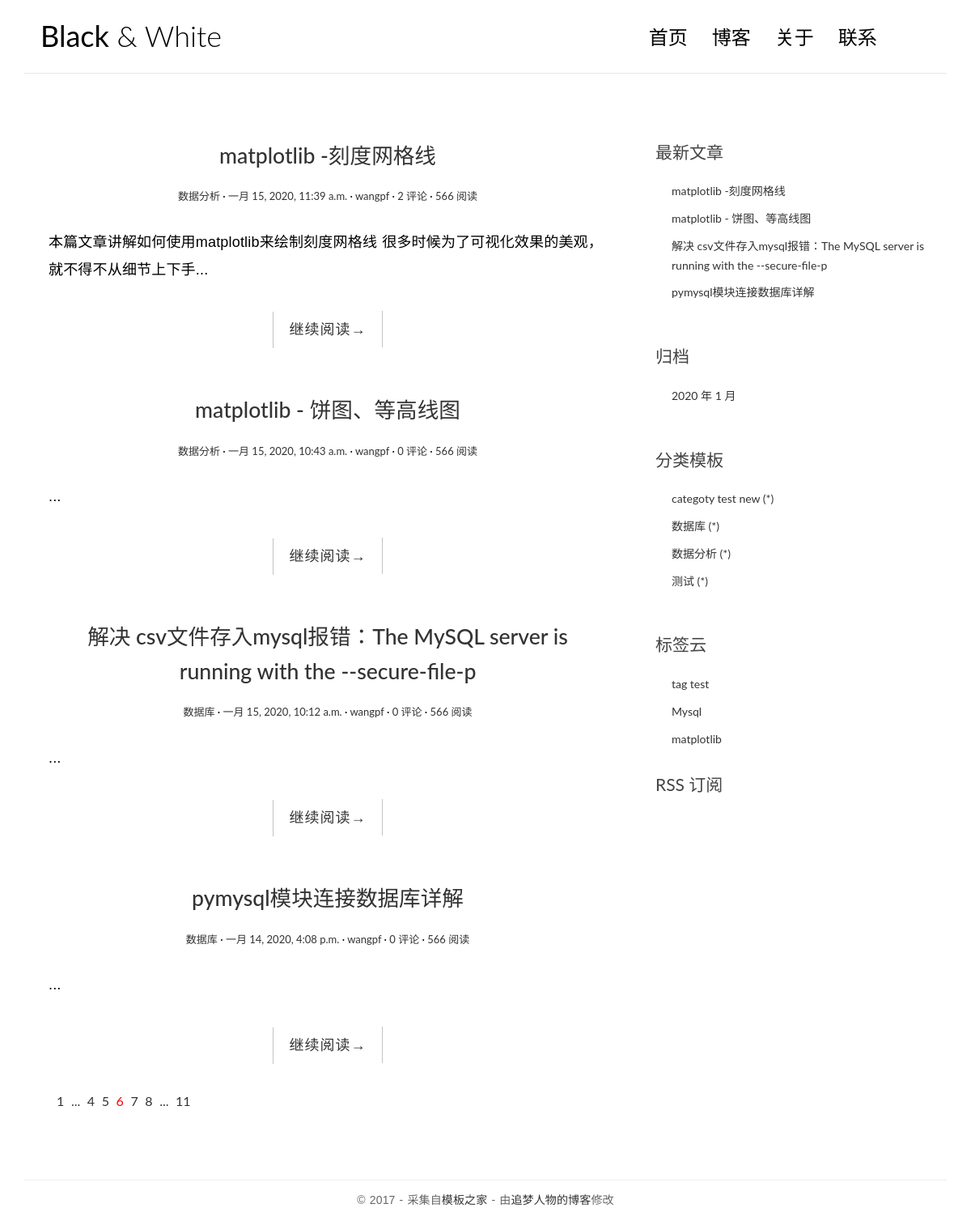
The page / on the database its author committed.
### blog/models.py (models this page shows, shortened)
class Post(models.Model):
    class Meta:
        verbose_name = '文章'
        verbose_name_plural = verbose_name
        ordering = ['-create_time']
    def get_absolute_url(self):
        return reverse('blog:detail',kwargs={'pk':self.pk})
    title = models.CharField('标题',max_length=70)
    body = models.TextField('正文')
    create_time = models.DateTimeField('创建时间',default=timezone.now)
    modified_time = models.DateTimeField('修改时间')
    excerpt = models.CharField('摘要',max_length=200,blank=True)
    categoty = models.ForeignKey(Categoty,verbose_name='分类',on_delete=models.CASCADE)
    tags = models.ManyToManyField(Tag,verbose_name='标签',blank = True)
    author = models.ForeignKey(User,verbose_name='作者',on_delete=models.CASCADE)

class Categoty(models.Model):
    class Meta:
        verbose_name = '分类'
        verbose_name_plural = verbose_name
    name = models.CharField(max_length=100)

class Tag(models.Model):
    class Meta:
        verbose_name = '标签'
        verbose_name_plural = verbose_name
    name = models.CharField(max_length=100)

### blog/views.py (the view)
# urls.py: path('',views.index,name = 'index'),
def index(request): # request就是django为我们封装好的HTTP请求，他是类HttpResponse的一个实例
    post_list = Post.objects.all()
    return render(request,'blog/index.html',context={
        'title':'博客首页',
        'post_list':post_list
    })

### blog/templatetags/blog_extras.py (called while the page is built)
@register.inclusion_tag('blog/inclusions/_recent_posts.html',takes_context=True)
def show_recent_posts(context,num=5):
    return {
        'recent_post_list':Post.objects.all().order_by('-create_time')[:num],
    }

@register.inclusion_tag('blog/inclusions/_archives.html',takes_context=True)
def show_archives(context):
    return {
        'date_list':Post.objects.dates('create_time','month',order='DESC'),
    }

@register.inclusion_tag('blog/inclusions/_categoties.html',takes_context=True)
def show_categoties(context):
    return {
        'categoty_list':Categoty.objects.all(),
    }

@register.inclusion_tag('blog/inclusions/_tags.html',takes_context=True)
def show_tags(context):
    return {
        'tag_list':Tag.objects.all(),
    }

### templates/blog/index.html
{% extends 'base.html' %}
{% block main %}
    {% for post in post_list %}
        <article class="post post-{{ post.pk}}">
        <header class="entry-header">
            <h1 class="entry-title">
                <a href="{{ post.get_absolute_url }}">{{ post.title }}</a>
            </h1>
            <div class="entry-meta">
                <span class="post-category"><a href="#">{{ post.categoty.name }}</a></span>
                <span class="post-date"><a href="#"><time class="entry-date"
                                                          datetime="{{ post.create_time }}">{{ post.create_time }}</time></a></span>
                <span class="post-author"><a href="#">{{ post.author }}</a></span>
                <span class="comments-link"><a href="{{ post.get_absolute_url }}#comment-area">{{ post.comment_set.count }} 评论</a></span>
                <span class="views-count"><a href="#">566 阅读</a></span>
            </div>
        </header>
        <div class="entry-content clearfix">
            <p>{{ post.excerpt }}...</p>
            <div class="read-more cl-effect-14">
                <a href="{{ post.get_absolute_url }}" class="more-link">继续阅读<span class="meta-nav">→</span></a>
            </div>
        </div>
        </article>
    {% empty %}  {% comment %}{% empty %} 的作用是当 post_list为空{% endcomment %}
        <div class = "no-post">暂时还没有发布的文章</div>
    {% endfor %}
    <div class="pagination">
        <ul>
            <li><a href="">1</a></li>
            <li><a href="">...</a></li>
            <li><a href="">4</a></li>
            <li><a href="">5</a></li>
            <li class="current"><a href="">6</a></li>
            <li><a href="">7</a></li>
            <li><a href="">8</a></li>
            <li><a href="">...</a></li>
            <li><a href="">11</a></li>
        </ul>
    </div>
{% endblock main %}

### templates/base.html (shortened to what this page needs)
{% load static %}
{% load blog_extras %}
<!DOCTYPE html>
<html>
<head>
    <link rel="stylesheet" href="http://code.ionicframework.com/ionicons/2.0.1/css/ionicons.min.css">
    <link href="https://cdn.bootcss.com/highlight.js/9.15.8/styles/github.min.css" rel="stylesheet">
    <link rel="stylesheet" href="{% static 'blog/css/bootstrap.min.css' %}">
    <link rel="stylesheet" href="{% static 'blog/css/pace.css' %}">
    <link rel="stylesheet" href="{% static 'blog/css/custom.css' %}">
</head>
<body>
<body>
</body>
</body>
<div class="container">
    <header id="site-header">
        <div class="row">
            <div class="col-md-4 col-sm-5 col-xs-8">
                <div class="logo">
                    <h1><a href="{% url 'blog:index' %}"><b>Black</b> &amp; White</a></h1>
                </div>
            </div>
            <div class="col-md-8 col-sm-7 col-xs-4">
                <nav class="main-nav" role="navigation">
                    <div class="collapse navbar-collapse" id="bs-example-navbar-collapse-1">
                        <ul class="nav navbar-nav navbar-right">
                            <li class="cl-effect-11"><a href="{% url 'blog:index' %}" data-hover="首页">首页</a></li>
                            <li class="cl-effect-11"><a href="{% url 'blog:index' %}" data-hover="博客">博客</a></li>
                            <li class="cl-effect-11"><a href="about.html" data-hover="关于">关于</a></li>
                            <li class="cl-effect-11"><a href="contact.html" data-hover="联系">联系</a></li>
                        </ul>
                    </div>
                </nav>
            </div>
        </div>
    </header>
</div>
<div class="content-body">
    <div class="container">
        <div class="row">
            <main class="col-md-8">
                {% block main %}
                {% endblock main %}
            </main>
            <aside class="col-md-4">
                {% show_recent_posts 7 %}
                {% show_archives %}
                {% show_categoties %}
                {% show_tags %}
                <div class="rss">
                    <a href=""> RSS 订阅</a>
                </div>
            </aside>
        </div>
    </div>
</div>
<footer id="site-footer">
    <div class="container">
        <div class="row">
            <div class="col-md-12">
                <p class="copyright">&copy 2017 - 采集自<a href="http://www.cssmoban.com/"
                                                        target="_blank" title="模板之家">模板之家</a>
                    - 由<a href="http://zmrenwu.com/" title="网页模板" target="_blank">追梦人物的博客</a>修改
                </p>
            </div>
        </div>
    </div>
</footer>
</body>
</html>

### templates/blog/inclusions/_recent_posts.html
<div class="widget widget-recent-posts">
    <h3 class="widget-title">最新文章</h3>
    <ul>
        {% for post in recent_post_list %}
            <li>
                <a href="{{ post.get_absolute_url }}">{{ post.title }}</a>
            </li>
    {% empty %}
        暂无文章！
    {% endfor %}
    </ul>
</div>

### templates/blog/inclusions/_archives.html
<div class="widget widget-recent-posts">
    <h3 class="widget-title">归档</h3>
    <ul>
        {% for date in date_list %}
            <li>
                <a href="{% url 'blog:archive' date.year date.month %}">{{ date.year }} 年 {{ date.month }} 月</a>
            </li>
    {% empty %}
        暂无归档！
    {% endfor %}
    </ul>
</div>

### templates/blog/inclusions/_categoties.html
<div class="widget widget-recent-posts">
    <h3 class="widget-title">分类模板</h3>
    <ul>
        {% for categoty in categoty_list %}
            <li>
                <a href="{% url 'blog:categoty' categoty.pk %}">{{ categoty.name }} <span class="post-count">(*)</span></a>
            </li>
    {% empty %}
        暂无归档！
    {% endfor %}
    </ul>
</div>

### templates/blog/inclusions/_tags.html
<div class="widget widget-recent-posts">
    <h3 class="widget-title">标签云</h3>
    <ul>
        {% for tag in tag_list %}
            <li>
                <a href="{% url 'blog:tag' tag.pk %}">{{ tag.name }}</a>
            </li>
    {% empty %}
        暂无标签！
    {% endfor %}
    </ul>
</div>

### blog/static/blog/css/custom.css (style rules this page uses)
* { outline: none; }
h1, h2, h3, h4, h5, h6 { margin-top: 0; }
b { font-weight: 400; }
a { color: #333; }
body { color: #444; font-family: 'Lato', sans-serif; }
p { font-family: 'Ubuntu', sans-serif; font-weight: 400; word-spacing: 1px; letter-spacing: 0.01em; }
#site-header { background-color: #FFF; padding: 25px 20px; margin-bottom: 40px; border-bottom: 1px solid #e7e7e7; }
.logo h1 a { color: #000; }
.logo h1 { margin: 0; font-family: 'Lato', sans-serif; font-weight: 300; }
.main-nav { margin-top: 11px; max-width: 95%; }
.main-nav a { color: #000000 !important; padding: 0 0 5px 0 !important; margin-right: 30px; font-family: 'Lato', sans-serif; font-weight: 300; font-size: 24px; }
.cl-effect-11 a { padding: 10px 0; color: #0972b4; text-shadow: none; }
.cl-effect-11 a::before { position: absolute; top: 0; left: 0; overflow: hidden; padding: 0 0 5px 0 !important; max-width: 0; border-bottom: 1px solid #000; color: #000; content: attr(data-hover); white-space: nowrap; -webkit-transition: max-width 0.5s; -moz-transition: max-width 0.5s; transition: max-width 0.5s; }
.content-body { padding-bottom: 4em; }
.post { background: #fff; padding: 30px 30px 0; }
.entry-title { text-align: center; font-size: 1.9em; margin-bottom: 20px; line-height: 1.6; padding: 10px 20px 0; }
.entry-meta { text-align: center; color: #DDDDDD; font-size: 13px; margin-bottom: 30px; }
.entry-content { font-size: 18px; line-height: 1.9; font-weight: 300; color: #000; }
.post-category::after, .post-date::after, .post-author::after, .comments-link::after { content: ' ·'; color: #000; }
.read-more { font-family: 'Ubuntu', sans-serif; font-weight: 400; word-spacing: 1px; letter-spacing: 0.01em; text-align: center; margin-top: 20px; }
.cl-effect-14 a { padding: 0 20px; height: 45px; line-height: 45px; position: relative; display: inline-block; margin: 15px 25px; letter-spacing: 1px; font-weight: 400; text-shadow: 0 0 1px rgba(255, 255, 255, 0.3); }
.cl-effect-14 a::before, .cl-effect-14 a::after { position: absolute; width: 45px; height: 1px; background: #C3C3C3; content: ''; -webkit-transition: all 0.3s; -moz-transition: all 0.3s; transition: all 0.3s; pointer-events: none; }
.cl-effect-14 a::before { top: 0; left: 0; -webkit-transform: rotate(90deg); -moz-transform: rotate(90deg); transform: rotate(90deg); -webkit-transform-origin: 0 0; -moz-transform-origin: 0 0; transform-origin: 0 0; }
.cl-effect-14 a::after { right: 0; bottom: 0; -webkit-transform: rotate(90deg); -moz-transform: rotate(90deg); transform: rotate(90deg); -webkit-transform-origin: 100% 0; -moz-transform-origin: 100% 0; transform-origin: 100% 0; }
.widget { background: #fff; padding: 30px 0 0; }
.widget-title { font-size: 1.5em; margin-bottom: 20px; line-height: 1.6; padding: 10px 0 0; font-weight: 400; }
.widget-recent-posts ul { padding: 0; margin: 0; padding-left: 20px; }
.widget-recent-posts ul li { list-style-type: none; position: relative; line-height: 170%; margin-bottom: 10px; }
.widget-recent-posts ul li::before { content: '\f3d3'; font-family: "Ionicons"; position: absolute; left: -17px; top: 3px; font-size: 16px; color: #000; }
.rss { font-size: 21px; margin-top: 30px; }
.rss a { color: #444; }
#site-footer { padding-top: 10px; padding: 0 0 1.5em 0; }
.copyright { text-align: center; padding-top: 1em; margin: 0; border-top: 1px solid #eee; color: #666; }
.pagination ul { list-style: none; }
.pagination ul li { display: inline-block; font-size: 16px; margin-right: 5px; }
.current a { color: red; }

### rows shown on the page
Post: title "matplotlib -刻度网格线", categoty.name "数据分析", create_time "一月 15, 2020, 11:39 a.m.", author "wangpf", comment_set.count "2", excerpt "本篇文章讲解如何使用matplotlib来绘制刻度网格线 很多时候为了可视化效果的美观，就不得不从细节上下手"
Post: title "matplotlib - 饼图、等高线图", categoty.name "数据分析", create_time "一月 15, 2020, 10:43 a.m.", author "wangpf", comment_set.count "0"
Post: title "解决 csv文件存入mysql报错：The MySQL server is running with the --secure-file-p", categoty.name "数据库", create_time "一月 15, 2020, 10:12 a.m.", author "wangpf", comment_set.count "0"
Post: title "pymysql模块连接数据库详解", categoty.name "数据库", create_time "一月 14, 2020, 4:08 p.m.", author "wangpf", comment_set.count "0"
Categoty: name "categoty test new"
Categoty: name "数据库"
Categoty: name "数据分析"
Categoty: name "测试"
Tag: name "tag test"
Tag: name "Mysql"
Tag: name "matplotlib"

### other values the page prints
{{ date.year }} "2020"
{{ date.month }} "1"
